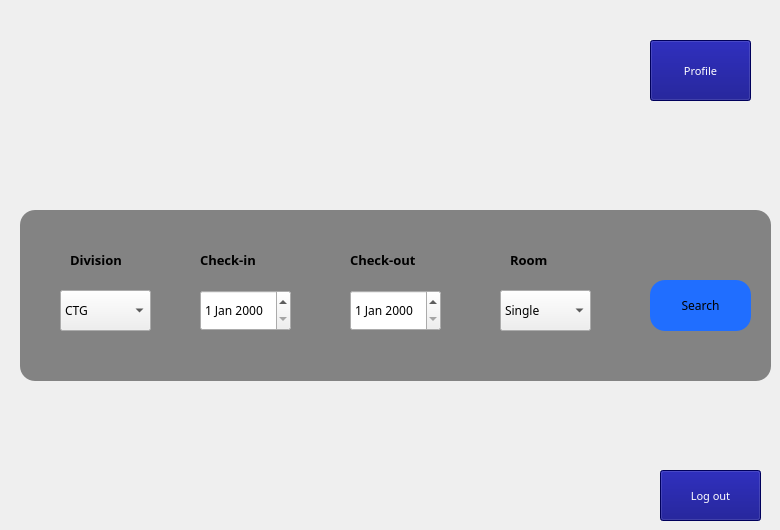
    <widget class="QWidget" name="page2">
     <property name="styleSheet">
      <string notr="true">background-image: url(:/new/prefix1/Pic/2ndpage.jpg);</string>
     </property>
     <widget class="QPushButton" name="profilebutton_p2">
      <property name="geometry">
       <rect>
        <x>650</x>
        <y>40</y>
        <width>101</width>
        <height>61</height>
       </rect>
      </property>
      <property name="font">
       <font>
        <family>Arial Black</family>
        <pointsize>8</pointsize>
        <weight>10</weight>
        <italic>false</italic>
        <bold>false</bold>
       </font>
      </property>
      <property name="styleSheet">
       <string notr="true">background-color: rgb(0, 0, 127);
font: 87 8pt &quot;Arial Black&quot;;
color: rgb(255, 255, 255);</string>
      </property>
      <property name="text">
       <string>Profile</string>
      </property>
     </widget>
     <widget class="QLabel" name="label_13">
      <property name="geometry">
       <rect>
        <x>140</x>
        <y>110</y>
        <width>47</width>
        <height>13</height>
       </rect>
      </property>
      <property name="text">
       <string/>
      </property>
     </widget>
     <widget class="QPushButton" name="backbutton_p2">
      <property name="geometry">
       <rect>
        <x>660</x>
        <y>470</y>
        <width>101</width>
        <height>51</height>
       </rect>
      </property>
      <property name="font">
       <font>
        <family>Arial Black</family>
        <pointsize>8</pointsize>
        <weight>10</weight>
        <italic>false</italic>
        <bold>false</bold>
       </font>
      </property>
      <property name="styleSheet">
       <string notr="true">background-color: rgb(0, 0, 127);
font: 87 8pt &quot;Arial Black&quot;;
color: rgb(255, 255, 255);</string>
      </property>
      <property name="text">
       <string>Log out</string>
      </property>
     </widget>
     <widget class="QFrame" name="frame_3">
      <property name="geometry">
       <rect>
        <x>20</x>
        <y>210</y>
        <width>751</width>
        <height>171</height>
       </rect>
      </property>
      <property name="styleSheet">
       <string notr="true">*{
font-family:century gothic
}
QFrame{
background:#838383;
border-radius:15px;
}</string>
      </property>
      <property name="frameShape">
       <enum>QFrame::StyledPanel</enum>
      </property>
      <property name="frameShadow">
       <enum>QFrame::Raised</enum>
      </property>
      <widget class="QComboBox" name="division_p2">
       <property name="geometry">
        <rect>
         <x>40</x>
         <y>80</y>
         <width>91</width>
         <height>41</height>
        </rect>
       </property>
       <property name="styleSheet">
        <string notr="true">font: 87 8pt &quot;Arial Black&quot;;</string>
       </property>
       <item>
        <property name="text">
         <string>CTG</string>
        </property>
       </item>
       <item>
        <property name="text">
         <string>DHAKA</string>
        </property>
       </item>
      </widget>
      <widget class="QDateEdit" name="cheakin_p2">
       <property name="geometry">
        <rect>
         <x>180</x>
         <y>80</y>
         <width>91</width>
         <height>41</height>
        </rect>
       </property>
       <property name="styleSheet">
        <string notr="true">font: 87 8pt &quot;Arial Black&quot;;</string>
       </property>
      </widget>
      <widget class="QDateEdit" name="cheakout_p2">
       <property name="geometry">
        <rect>
         <x>330</x>
         <y>80</y>
         <width>91</width>
         <height>41</height>
        </rect>
       </property>
       <property name="styleSheet">
        <string notr="true">font: 87 8pt &quot;Arial Black&quot;;</string>
       </property>
      </widget>
      <widget class="QComboBox" name="room_p2">
       <property name="geometry">
        <rect>
         <x>480</x>
         <y>80</y>
         <width>91</width>
         <height>41</height>
        </rect>
       </property>
       <property name="styleSheet">
        <string notr="true">font: 87 8pt &quot;Arial Black&quot;;</string>
       </property>
       <item>
        <property name="text">
         <string>Single</string>
        </property>
       </item>
       <item>
        <property name="text">
         <string>Double</string>
        </property>
       </item>
      </widget>
      <widget class="QPushButton" name="searchbutton_p2">
       <property name="geometry">
        <rect>
         <x>630</x>
         <y>70</y>
         <width>101</width>
         <height>51</height>
        </rect>
       </property>
       <property name="styleSheet">
        <string notr="true">
QPushButton
{
background: rgb(32, 110, 255);
border-radius:15px;
font: 87 8pt &quot;Arial Black&quot;;
}
QPushButton:hover
{
border-radius:15px;
background:#417dff;
color:white;
font: 87 8pt &quot;Arial Black&quot;;
}</string>
       </property>
       <property name="text">
        <string>Search</string>
       </property>
      </widget>
      <widget class="QLabel" name="label_16">
       <property name="geometry">
        <rect>
         <x>490</x>
         <y>40</y>
         <width>71</width>
         <height>20</height>
        </rect>
       </property>
       <property name="font">
        <font>
         <family>century gothic</family>
         <pointsize>10</pointsize>
         <weight>75</weight>
         <bold>true</bold>
        </font>
       </property>
       <property name="styleSheet">
        <string notr="true"/>
       </property>
       <property name="text">
        <string>Room</string>
       </property>
      </widget>
      <widget class="QLabel" name="label_15">
       <property name="geometry">
        <rect>
         <x>330</x>
         <y>40</y>
         <width>101</width>
         <height>20</height>
        </rect>
       </property>
       <property name="font">
        <font>
         <family>century gothic</family>
         <pointsize>10</pointsize>
         <weight>75</weight>
         <bold>true</bold>
        </font>
       </property>
       <property name="text">
        <string>Check-out</string>
       </property>
      </widget>
      <widget class="QLabel" name="label_14">
       <property name="geometry">
        <rect>
         <x>180</x>
         <y>40</y>
         <width>81</width>
         <height>20</height>
        </rect>
       </property>
       <property name="font">
        <font>
         <family>century gothic</family>
         <pointsize>10</pointsize>
         <weight>75</weight>
         <bold>true</bold>
        </font>
       </property>
       <property name="text">
        <string>Check-in</string>
       </property>
      </widget>
      <widget class="QLabel" name="label_12">
       <property name="geometry">
        <rect>
         <x>50</x>
         <y>40</y>
         <width>71</width>
         <height>20</height>
        </rect>
       </property>
       <property name="font">
        <font>
         <family>century gothic</family>
         <pointsize>10</pointsize>
         <weight>75</weight>
         <bold>true</bold>
        </font>
       </property>
       <property name="text">
        <string>Division</string>
       </property>
      </widget>
     </widget>
    </widget>
